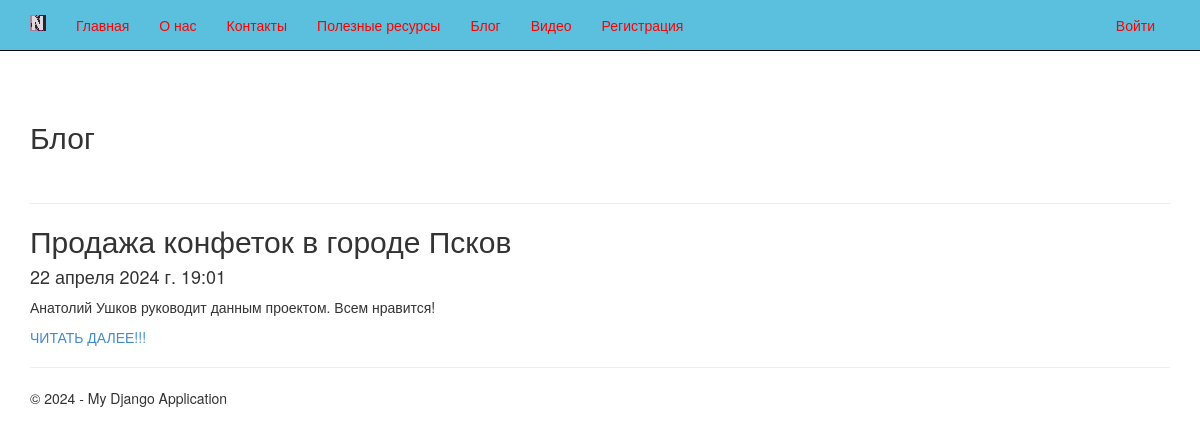
Screenshot of /blog/ with the database file from the repository.
### app/models.py (models this page shows, shortened)
class Blog(models.Model):
    title = models.CharField(max_length = 100, unique_for_date = "posted", verbose_name = "Заголовок")
    description = models.TextField(verbose_name = "Краткое содержание")
    content = models.TextField(verbose_name = "Полное содержание")
    posted = models.DateTimeField(default = datetime.now(), db_index = True, verbose_name = "Опубликована")
    image = models.FileField(default = 'temp.jpg', verbose_name = "Путь к картинке")
    class Meta:
        db_table = "Posts" # иня таблицы для модели
        ordering = ["-posted"] # в порядок сортировки данных в модели ("-" означает по убыванию) verbose_name = "статья блога"
        verbose_name = "статья блога"
        verbose_name_plural = "статьи блога"

### app/views.py (the view)
# urls.py: path('blog/', views.blog, name='blog'),
def blog(request):
    posts = Blog.objects.all()
    assert isinstance(request, HttpRequest)
    return render(
        request,
        "app/blog.html",
        {
            'title':'Блог',
            'posts': posts,
            'year': datetime.now().year,
        }
    )

### app/templates/app/blog.html
﻿{% extends "app/Layout.html" %}
{% block content %}
<h2>{{ title }}</h2>
<br />
{% for post in posts %}
<hr />
<div class="">
    <h2> {{post.title}} </h2>
    <h4> {{post.posted}} </h4>
    <p> {{post.description}} </p>
    <p><a href="{% url 'blogpost' parametr=post.id %}">ЧИТАТЬ ДАЛЕЕ!!!</a></p>
</div>
{% endfor %}
{% endblock %}

### app/static/app/content/site.css (style rules this page uses)
body { padding-top: 80px; padding-bottom: 20px; }

### rows the page displays
Blog: title "Продажа конфеток в городе Псков", posted "22 апреля 2024 г. 19:01", description "Анатолий Ушков руководит данным проектом. Всем нравится!"

### other values shown
{{ title }} "Блог"
